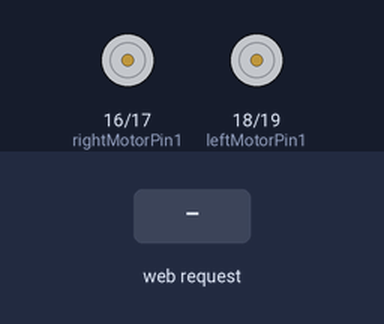
This sketch was run on a simulated ESP32. Parts: motor-driver pin pairs drawn as motors (green arrow = first pin HIGH = forward, orange = second pin HIGH = backward, longer = more drive, scaled by the enable pin). The test bench sets the inputs (shaded band). What the sketch prints to the serial monitor is not drawn.

Above: at 1.2 s.
1.3 s: HTTP request GET /forward received
At 2.3 s:
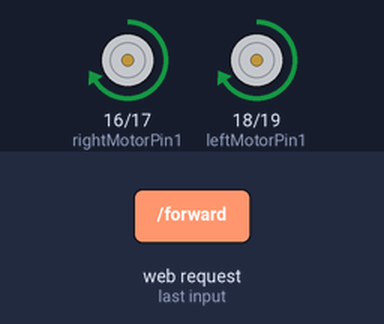
2.8 s: HTTP request GET /backward received
At 3.4 s:
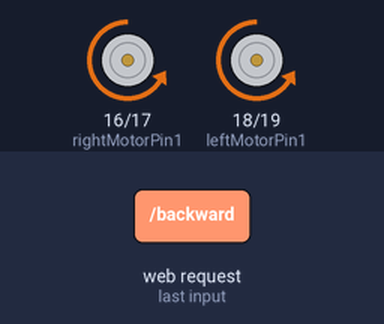
4.3 s: HTTP request GET /left received
At 4.6 s:
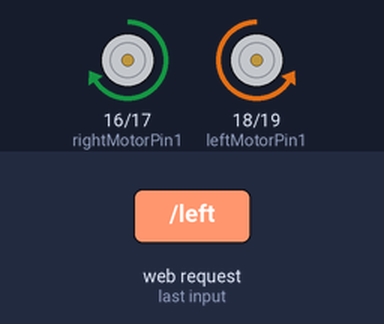
5.8 s: HTTP request GET /right received
At 6.9 s:
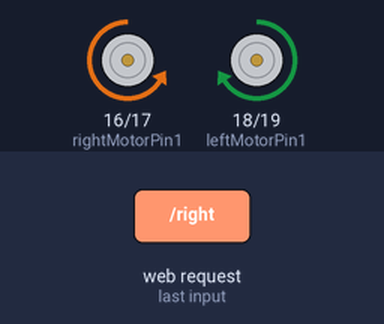
Timing chart, 0 to 8.3 s (numbered marks = the images above; inputs shaded):
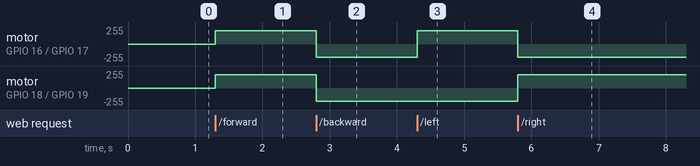

Measured:
- after the input at 1.3 s, motor on GPIO 16 (rightMotorPin1) / GPIO 17 (rightMotorPin2), motor on GPIO 18 (leftMotorPin1) / GPIO 19 (leftMotorPin2): stopped → forward 199/255 at once
- after the input at 2.8 s, motor on GPIO 16 (rightMotorPin1) / GPIO 17 (rightMotorPin2), motor on GPIO 18 (leftMotorPin1) / GPIO 19 (leftMotorPin2): forward 199/255 → backward 199/255 at once
- after the input at 4.3 s, motor on GPIO 16 (rightMotorPin1) / GPIO 17 (rightMotorPin2): backward 199/255 → forward 199/255 at once
- after the input at 5.8 s, motor on GPIO 16 (rightMotorPin1) / GPIO 17 (rightMotorPin2): forward 199/255 → backward 199/255 at once; motor on GPIO 18 (leftMotorPin1) / GPIO 19 (leftMotorPin2): backward 199/255 → forward 199/255 at once

The sketch:

phase1_manual_wifi.ino
```cpp
#include <WiFi.h>
#include <WebServer.h>

// ================= MOTOR PINS =================

// Right Motor
int enableRightMotor = 22;
int rightMotorPin1 = 16;
int rightMotorPin2 = 17;

// Left Motor
int enableLeftMotor = 23;
int leftMotorPin1 = 18;
int leftMotorPin2 = 19;

// ================= PWM =================

const int PWMFreq = 1000;
const int PWMResolution = 8;

const int rightMotorPWMSpeedChannel = 4;
const int leftMotorPWMSpeedChannel = 5;

#define MAX_MOTOR_SPEED 200

// ================= WIFI =================

const char* ssid = "ESP32_CAR";
const char* password = "12345678";

WebServer server(80);

// ================= MOTOR CONTROL =================

void rotateMotor(int rightMotorSpeed, int leftMotorSpeed)
{
  // RIGHT MOTOR
  if (rightMotorSpeed > 0)
  {
    digitalWrite(rightMotorPin1, HIGH);
    digitalWrite(rightMotorPin2, LOW);
  }
  else if (rightMotorSpeed < 0)
  {
    digitalWrite(rightMotorPin1, LOW);
    digitalWrite(rightMotorPin2, HIGH);
  }
  else
  {
    digitalWrite(rightMotorPin1, LOW);
    digitalWrite(rightMotorPin2, LOW);
  }

  // LEFT MOTOR
  if (leftMotorSpeed > 0)
  {
    digitalWrite(leftMotorPin1, HIGH);
    digitalWrite(leftMotorPin2, LOW);
  }
  else if (leftMotorSpeed < 0)
  {
    digitalWrite(leftMotorPin1, LOW);
    digitalWrite(leftMotorPin2, HIGH);
  }
  else
  {
    digitalWrite(leftMotorPin1, LOW);
    digitalWrite(leftMotorPin2, LOW);
  }

  ledcWrite(rightMotorPWMSpeedChannel, abs(rightMotorSpeed));
  ledcWrite(leftMotorPWMSpeedChannel, abs(leftMotorSpeed));
}

// ================= WEBPAGE =================

String webpage = R"rawliteral(
<!DOCTYPE html>
<html>

<head>

<meta name="viewport" content="width=device-width, initial-scale=1">

<title>ESP32 WiFi Car</title>

<style>

body{
  background:#111;
  color:white;
  text-align:center;
  font-family:Arial;
}

h1{
  margin-top:20px;
}

.button{
  width:120px;
  height:120px;
  font-size:28px;
  margin:10px;
  border:none;
  border-radius:20px;
  color:white;
  font-weight:bold;
}

.forward{
  background:green;
}

.backward{
  background:red;
}

.left{
  background:orange;
}

.right{
  background:orange;
}

.stop{
  background:gray;
}

.middle{
  display:flex;
  justify-content:center;
  align-items:center;
}

</style>

</head>

<body>

<h1>ESP32 WiFi Car</h1>

<button class="button forward"
ontouchstart="sendCommand('forward')"
ontouchend="sendCommand('stop')">
FORWARD
</button>

<div class="middle">

<button class="button left"
ontouchstart="sendCommand('left')"
ontouchend="sendCommand('stop')">
LEFT
</button>

<button class="button stop"
onclick="sendCommand('stop')">
STOP
</button>

<button class="button right"
ontouchstart="sendCommand('right')"
ontouchend="sendCommand('stop')">
RIGHT
</button>

</div>

<button class="button backward"
ontouchstart="sendCommand('backward')"
ontouchend="sendCommand('stop')">
BACKWARD
</button>

<script>

function sendCommand(command)
{
  fetch("/" + command);
}

</script>

</body>
</html>
)rawliteral";

// ================= WEB HANDLERS =================

void handleRoot()
{
  server.send(200, "text/html", webpage);
}

void handleForward()
{
  rotateMotor(MAX_MOTOR_SPEED, MAX_MOTOR_SPEED);
  server.send(200, "text/plain", "Forward");
}

void handleBackward()
{
  rotateMotor(-MAX_MOTOR_SPEED, -MAX_MOTOR_SPEED);
  server.send(200, "text/plain", "Backward");
}

// FIXED LEFT/RIGHT

void handleLeft()
{
  rotateMotor(MAX_MOTOR_SPEED, -MAX_MOTOR_SPEED);
  server.send(200, "text/plain", "Left");
}

void handleRight()
{
  rotateMotor(-MAX_MOTOR_SPEED, MAX_MOTOR_SPEED);
  server.send(200, "text/plain", "Right");
}

void handleStop()
{
  rotateMotor(0, 0);
  server.send(200, "text/plain", "Stop");
}

// ================= SETUP =================

void setup()
{
  Serial.begin(115200);

  pinMode(rightMotorPin1, OUTPUT);
  pinMode(rightMotorPin2, OUTPUT);

  pinMode(leftMotorPin1, OUTPUT);
  pinMode(leftMotorPin2, OUTPUT);

  ledcSetup(rightMotorPWMSpeedChannel, PWMFreq, PWMResolution);
  ledcSetup(leftMotorPWMSpeedChannel, PWMFreq, PWMResolution);

  ledcAttachPin(enableRightMotor, rightMotorPWMSpeedChannel);
  ledcAttachPin(enableLeftMotor, leftMotorPWMSpeedChannel);

  rotateMotor(0,0);

  WiFi.softAP(ssid, password);

  Serial.println("WiFi Started");
  Serial.println(WiFi.softAPIP());

  server.on("/", handleRoot);

  server.on("/forward", handleForward);
  server.on("/backward", handleBackward);
  server.on("/left", handleLeft);
  server.on("/right", handleRight);
  server.on("/stop", handleStop);

  server.begin();
}

// ================= LOOP =================

void loop()
{
  server.handleClient();
}
```
